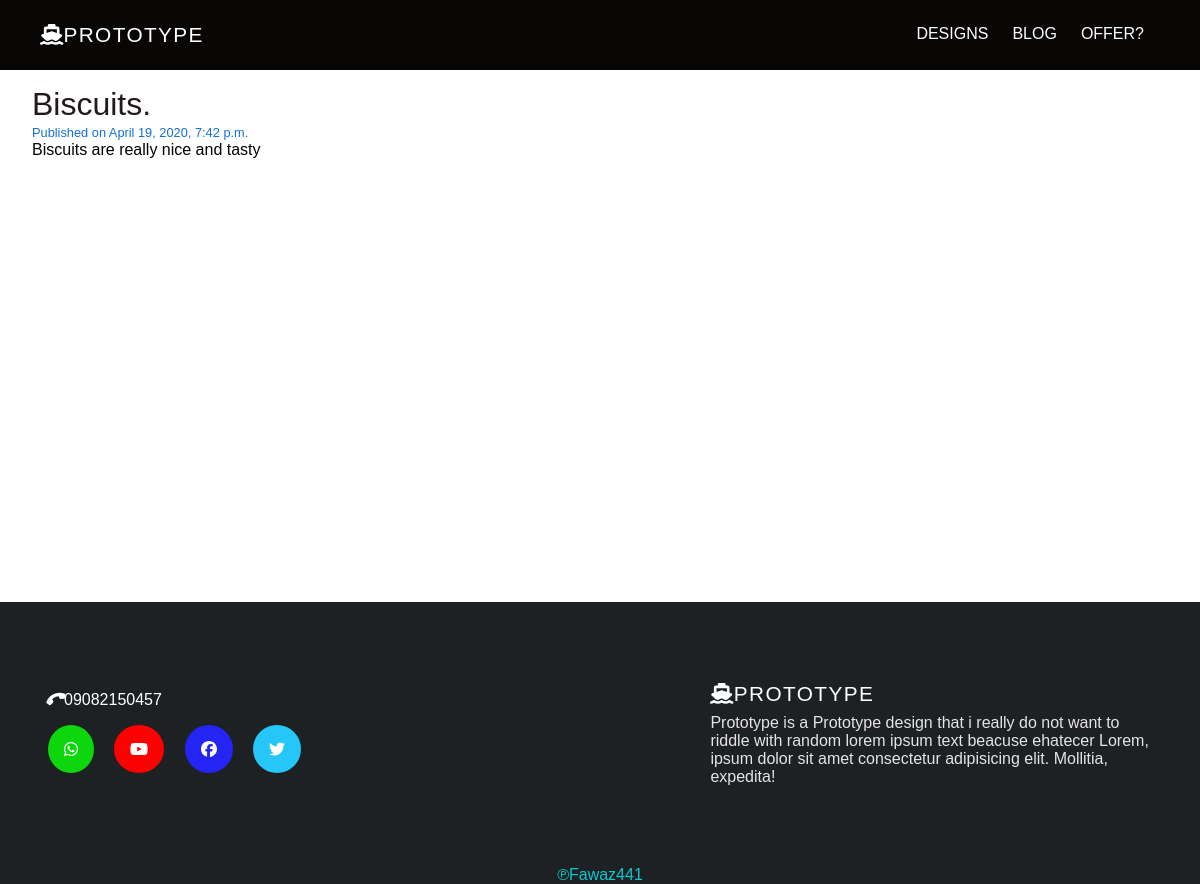
Page /posts/biscuits/ on the committed database.
### testrun_back/models.py (models this page shows, shortened)
class Post(models.Model):
    title = models.CharField(max_length=200,unique=True)
    content = models.TextField()
    created_at = models.DateTimeField(auto_now_add=True)
    published_date = models.DateTimeField(null=True,blank=True)
    image = models.ImageField(upload_to='media/',blank=True,null=True)
    author = models.ForeignKey('auth.User',related_name='posts',on_delete=models.CASCADE)
    area = models.CharField(max_length=20)
    slug = models.SlugField()

### testrun_back/views.py (the view)
# urls.py: path('posts/<slug>/',views.PostDetail.as_view(),name='detail'),
class PostDetail(generic.DetailView):
    model = Post
    template_name = 'post_detail.html'

### templates/post_detail.html (shortened to what this page needs)
{% extends 'base.html' %}
{% block content %}
<div class="wrapper">
    <div class="overwrap">
        <h2>{{post.title}}.</h2>
        {% if user.is_superuser %}
        <span class="created_date">Created on {{post.created_at}}</span><br/>
        {% if post.published_date %}
        <span class="created_date">Published on {{post.published_date}}</span><br/>
        {% endif %}
        {% else %}
        <span class="created_date">Published on {{post.published_date}}</span><br/>
        {% endif %}
        {{post.content|safe|linebreaksbr}}
    </div>
</div>
{% endblock %}

### static/css/index.css (style rules this page uses)
* { margin:0; padding:0; font-family: sans-serif; }
body,html { min-height:100vh; width:100%; }
.wrapper { margin:1rem 2rem; min-height:calc(100% - 300px); }
.overwrap { width:70%; }
.overwrap h2 { font-size:2rem; color:rgb(34, 26, 26); font-weight:400; }
.created_date { color:rgb(19, 112, 219); font-size:0.8rem; }

### templates/post_detail.html (style rules this page uses)
body,html { height:100%; }

### rows in the picture
Post: title "Biscuits", published_date "April 19, 2020, 7:42 p.m.", content "Biscuits are really nice and tasty"
